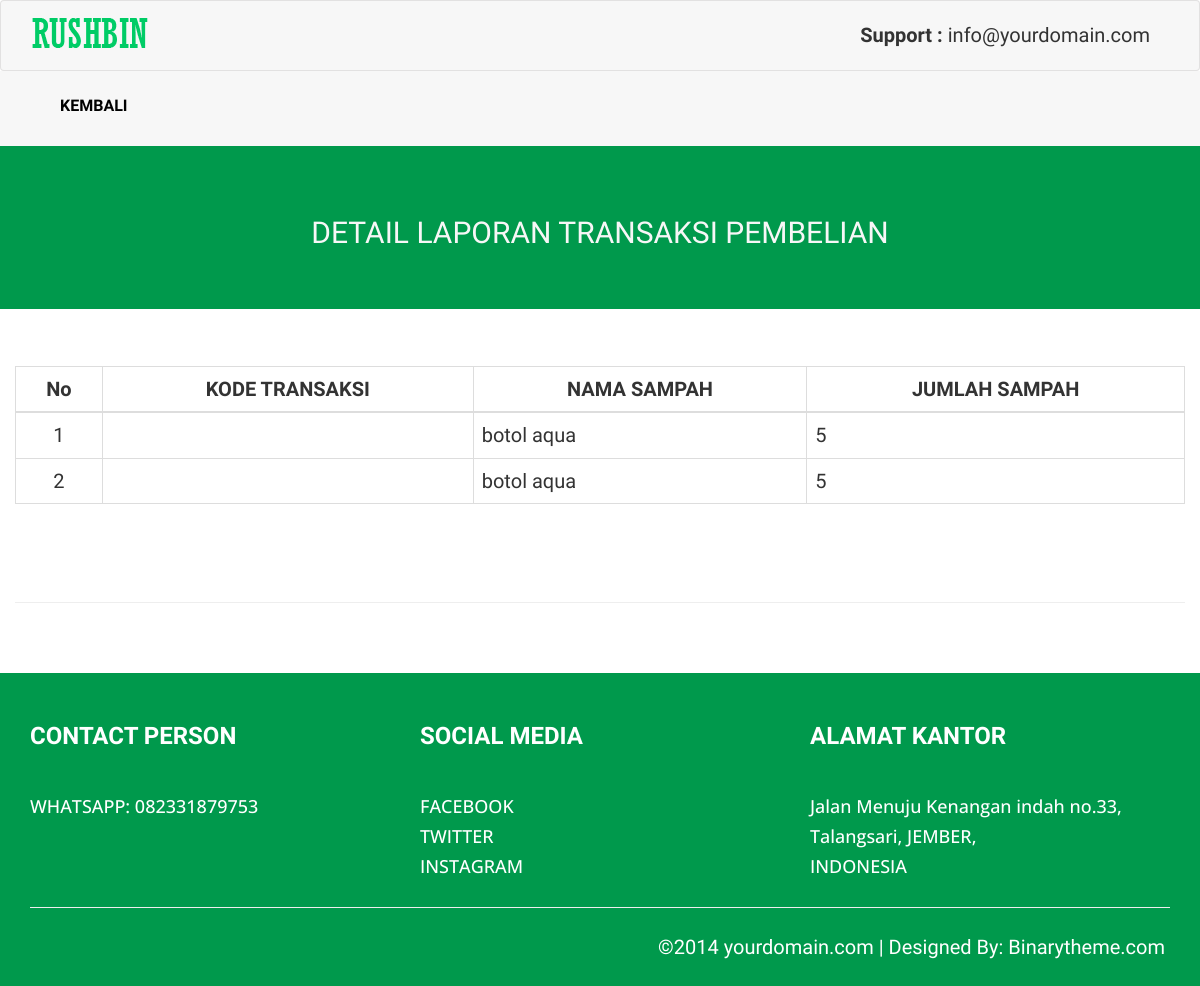
/detail_laporan_jual.php (signed in), run on the app's committed database.
### tables this page shows
CREATE TABLE `laporan_jual` (
  `kode_transaksi` varchar(7) NOT NULL,
  `id_sampah` varchar(7) NOT NULL,
  `nama_sampah` varchar(50) NOT NULL,
  `jumlah_sampah` int(5) NOT NULL,
  `total` int(10) NOT NULL
);

### Web/detail_laporan_jual.php (the view, shortened to what this page needs)
<!DOCTYPE html>
<html xmlns="http://www.w3.org/1999/xhtml">
<head>
    <link href="assets/css/bootstrap.css" rel="stylesheet" />
    <link href="assets/css/font-awesome.css" rel="stylesheet" />
    <link href="assets/css/animate.css" rel="stylesheet" />
    <link href="assets/css/flexslider.css" rel="stylesheet" />
    <link href="assets/css/style_copy.css" rel="stylesheet" />
</head>
<body>
 <div class="navbar navbar-inverse set-radius-zero" >
        <div class="container">
            <div class="navbar-header">
                <a class="navbar-brand" href="home.php">
                    <img src="assets/img/portfolio/logo1.png" />
                </a>
            </div>
            <div class="right-div">
<strong>Support : </strong>  info@yourdomain.com
            </div>
        </div>
    </div>
    <section class="menu-section">
        <div class="container">
            <div class="row ">
                <div class="col-md-12">
                    <div class="navbar-collapse collapse ">
                        <ul id="menu-top" class="nav navbar-nav navbar-left">
                            <li><a href="laporan_jual.php">KEMBALI</a></li>
                        </ul>
                    </div>
                </div>
            </div>
        </div>
    </section>
    <div class="below-slideshow">
         <div class="container">
        <div class="row">
            <div class="col-lg-12 col-md-12 col-sm-12 col-xs-12">
                <div class="txt-block">
									<h1 class="head-line"> DETAIL LAPORAN TRANSAKSI PEMBELIAN</h1>
                      </div>
            </div>
        </div>
    </div>
    </div>
    <div class="container">
        <div class="row">
            <div>
                    <table border="1" class="table table-bordered">
                            <thead class="thead-dark">
                                <tr>
                                    <th class="tbl text-center">No</th>
                                    <th class="tbl text-center">KODE TRANSAKSI</th>
                                    <th class="tbl text-center">NAMA SAMPAH</th>
                                    <th class="tbl text-center">JUMLAH SAMPAH</th>
                                </tr>
                            </thead>
                            <tbody>
                            <?php
                            include 'koneksi.php';
                            $data = $_GET['kode_transaksi'];
                            $sql = "SELECT * FROM laporan_jual where kode_transaksi = '$data'";
                            $hasil = mysqli_query($koneksi,$sql);
                            $nomer = 1;
                            while($data = mysqli_fetch_array($hasil,MYSQLI_ASSOC)){
                            ?>
                            <tr>
                                <td class="no text-center"><?php echo $nomer++; ?></td>
                                <td><?php echo $data['kode_transaksi']; ?></td>
                                <td><?php echo $data['nama_sampah']; ?></td>
                                <td><?php echo $data['jumlah_sampah']; ?></td>
                            </tr>
                            <?php
                            }
                            ?>
                            </tbody>
                        </table>
                        </br></br><hr>
            </div>
        </div>
    </div>
    <div class="footer-sec">
    <div class="container">
        <div class="row">
            <div class="col-lg-4 col-md-4 col-sm-4 col-xs-12 social-div">
                <h3> <strong>CONTACT PERSON</strong> </h3>
                <br />
                <a href="https://wa.me/6282331879753">
                    <h4>WHATSAPP: 082331879753 </h4>
                </a>
            </div>
            <div class="col-lg-4 col-md-4 col-sm-4 col-xs-12 social-div">
                <h3> <strong>SOCIAL MEDIA</strong> </h3>
                <br />
                <a href="http://www.facebook.com/">
                    <h4>FACEBOOK </h4>
                </a>
                <a href="http://www.twitter.com/">
                    <h4>TWITTER </h4>
                </a>
                <a href="http://www.instagram.com/">
                    <h4>INSTAGRAM </h4>
                </a>
            </div>
            <div class="col-lg-4 col-md-4 col-sm-4 col-xs-12">
                <h3> <strong>ALAMAT KANTOR</strong> </h3>
                <br />
                <h4>Jalan Menuju Kenangan indah no.33,</h4>
                <h4>Talangsari, JEMBER,</h4>
                <h4>INDONESIA</h4>
            </div>
        </div>
        <div class="row">
            <div class="col-lg-12 col-md-12 col-sm-12 col-xs-12">
                <hr />
                <div style="text-align:right;padding:5px;">
                    &copy;2014 yourdomain.com | <a href="http://www.binarytheme.com/" style="color:#fff;"
                        target="_blank">Designed By: Binarytheme.com</a>
                </div>
            </div>
        </div>
    </div>
</div>
</body>
</html>

### Web/assets/css/style_copy.css (style rules this page uses)
h1,h2,h4 { font-family: 'Open Sans', sans-serif; }
.head-line { font-weight:500; text-align:center; text-transform:uppercase; font-size:30px; font-family: 'Lobster', cursive; }
.right-div { float: right; padding: 20px; font-size:20px; }
#menu-top a { color:#000; text-decoration:none; font-weight:500; padding: 25px 15px 25px 15px; text-transform:uppercase; font-size:16px; font-weight:900; }
.menu-section { background-color: #f7f7f7; border-bottom:5px solid #f7f7f7; width:100% }
.navbar-inverse { background-color: #f7f7f7; border-color: rgba(155, 153, 153, 0.23); }
.navbar { min-height: 70px; margin-bottom: 0px; }
.below-slideshow { color:#f7f7f7; background:#00994c; padding-bottom:50px; }
.below-slideshow .txt-block { padding-top:50px; }
.footer-sec { margin-top:50px; padding-top:30px; color:#fff; background:#00994c; padding-bottom:20px; }
.social-div a,a:hover { color:#fff; text-decoration:none; }

### data on the page
laporan_jual: nama_sampah "botol aqua", jumlah_sampah "5"
laporan_jual: nama_sampah "botol aqua", jumlah_sampah "5"
